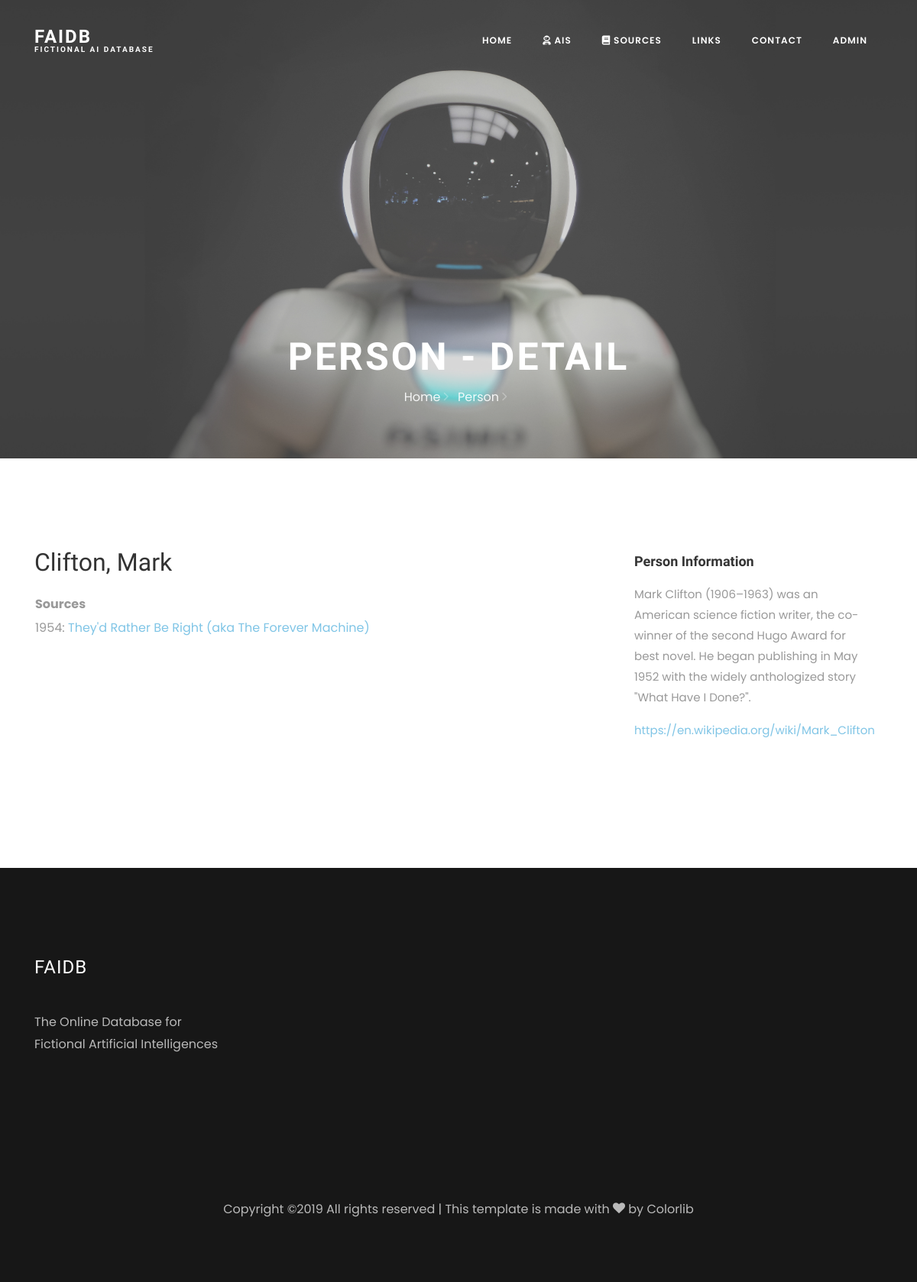
Page /persons/2/ on the committed database.
### aidatabase/models.py (models this page shows, shortened)
class Person(models.Model):
    person_id = models.AutoField(primary_key=True)
    firstname = models.CharField('firstname', default="firstname", max_length=30)
    lastname = models.CharField('lastname', default="lastname", max_length=30)
    female = models.BooleanField()
    website = models.URLField(blank=True)
    registered_on = models.DateTimeField(auto_now_add=True, blank=True, null=True)
    registered_by = models.ForeignKey(settings.AUTH_USER_MODEL, on_delete=models.PROTECT)
    add_information = models.TextField("Some Additional Information", blank=True, null=True)

class Source(models.Model):
    NOVEL = 'NL'
    COMIC = 'CO'
    MANGA = 'MG'
    FILM = 'FM'
    SERIES = 'SE'
    ANIME = 'AN'
    GAME = 'GM'
    NOVELLA = 'NA'
    SHORTSTORY = 'SS'
    MAGAZINE = 'MZ'
    OTHER = 'OT'
    MEDIUM_TYPES = ((NOVEL, "novel"), (COMIC, "comic"), (MANGA, "manga"), (FILM, "film"), (SERIES, "series"), (ANIME, "anime"), (GAME, "game"), (NOVELLA, "novella"), (SHORTSTORY, "shortstory"), (MAGAZINE, "magazine"), (OTHER, "other"))
    medium_type = models.CharField(max_length=2, choices=MEDIUM_TYPES)
    source_id = models.AutoField(primary_key=True)
    publish_year = models.IntegerField("first published")
    website = models.URLField(blank=True)
    title = models.CharField(max_length=60)
    registered_on = models.DateTimeField(auto_now_add=True, blank=True, null=True)
    registered_by = models.ForeignKey(settings.AUTH_USER_MODEL, on_delete=models.PROTECT)
    creator = models.ManyToManyField("Person", related_name='created', blank=True)

### aidatabase/views.py (the view)
# urls.py: path('persons/<int:id>/', views.person_detail, name='person_detail'),
def person_detail(request, id):
    person = get_object_or_404(Person, person_id=id)
    sources = Source.objects.filter(creator=person.person_id).order_by("publish_year")
    return render(request, 'aidatabase/person_detail.html', {'person': person, 'sources': sources})

### aidatabase/templates/aidatabase/person_detail.html (shortened to what this page needs)
{% extends "aidatabase/home.html" %}
{% load static %}
{% block main_heading %}Person - Detail{% endblock %}
{% block breadcrumbs %}<a href="/">Home <i class="ion-ios-arrow-forward"></i></a></span> <span class="mr-2"><a href="/authors/">Person <i class="ion-ios-arrow-forward"></i></a></span>{% endblock %}
{% block page-heading %}{{ person.lastname }}, {{ person.firstname }}{% endblock %}
{% block content %}
<table>
    <tr><td><b>Sources</b></td></tr>
    {% for item in sources %}
    <tr>
        <td>{{ item.publish_year }}: <a href="/sources/{{ item.source_id }}/">{{ item.title }}</a></td>
    </tr>
    {% endfor %}
</table>
{% endblock %}
{% block sidebar-header %}Person Information{% endblock %}
{% block sidebar-content %}
<p>
    {{ person.add_information }}
</p>
<p>
    <a href="{{ person.website }}" target="_blank">{{ person.website }}</a>
</p>
{% endblock %}

### rows in the picture
Person: lastname "Clifton", firstname "Mark", add_information "Mark Clifton (1906–1963) was an American science fiction writer, the co-winner of the second Hugo Award for best novel. He began publishing in May 1952 with the widely anthologized story \"What Have I Done?\".", website "https://en.wikipedia.org/wiki/Mark_Clifton"
Source: publish_year "1954", title "They'd Rather Be Right (aka The Forever Machine)"
